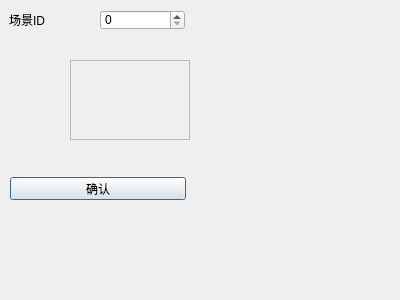
<?xml version="1.0" encoding="UTF-8"?>
<ui version="4.0">
 <class>AppSetScene</class>
 <widget class="QDialog" name="AppSetScene">
  <property name="geometry">
   <rect>
    <x>0</x>
    <y>0</y>
    <width>400</width>
    <height>300</height>
   </rect>
  </property>
  <property name="windowTitle">
   <string>Dialog</string>
  </property>
  <widget class="QPushButton" name="pushButton">
   <property name="geometry">
    <rect>
     <x>10</x>
     <y>177</y>
     <width>176</width>
     <height>23</height>
    </rect>
   </property>
   <property name="text">
    <string>确认</string>
   </property>
  </widget>
  <widget class="QSpinBox" name="set_scene_id">
   <property name="geometry">
    <rect>
     <x>100</x>
     <y>10</y>
     <width>85</width>
     <height>20</height>
    </rect>
   </property>
  </widget>
  <widget class="QLabel" name="label">
   <property name="geometry">
    <rect>
     <x>9</x>
     <y>10</y>
     <width>85</width>
     <height>20</height>
    </rect>
   </property>
   <property name="text">
    <string>场景ID</string>
   </property>
  </widget>
  <widget class="QScrollArea" name="scrollArea">
   <property name="geometry">
    <rect>
     <x>70</x>
     <y>60</y>
     <width>120</width>
     <height>80</height>
    </rect>
   </property>
   <property name="widgetResizable">
    <bool>true</bool>
   </property>
   <widget class="QWidget" name="scrollAreaWidgetContents">
    <property name="geometry">
     <rect>
      <x>0</x>
      <y>0</y>
      <width>118</width>
      <height>78</height>
     </rect>
    </property>
   </widget>
  </widget>
 </widget>
 <resources/>
 <connections/>
</ui>
